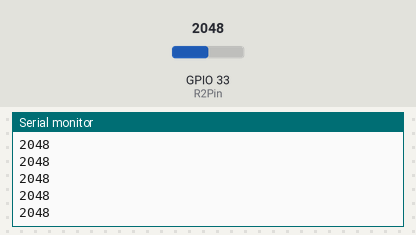
Bench run of a sketch on a simulated ESP32. Parts: the last lines printed to the serial monitor. The test bench sets the inputs (shaded band); at power-on: GPIO 33 (R2Pin) = 2048.

Above: at 1.2 s.
1.3 s: GPIO 33 (R2Pin) set to 2866
At 2.3 s:
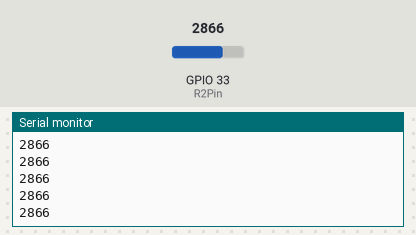
2.8 s: GPIO 33 (R2Pin) set to 3603
At 3.7 s:
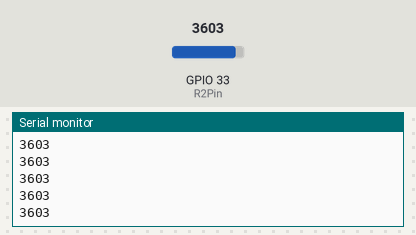
Timing chart, 0 to 5.8 s (numbered marks = the images above; inputs shaded):
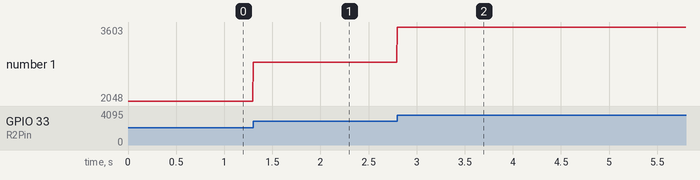

The sketch:

sensor_calibration.ino
```cpp
#define L1Pin 36
#define L2Pin 39
#define M1Pin 34
#define M2Pin 35
#define R1Pin 32
#define R2Pin 33
#include <Wire.h>

void setup() {
 Serial.begin(9600);
 Wire.begin();
}

void loop() {
Serial.println(analogRead(R2Pin));

}
//B = 2047
//W = 4095
```

Measured:
- after the input at 1.3 s, the serial monitor: prints a new line at once (image 1)
- after the input at 2.8 s, the serial monitor: prints a new line at once (image 2)
- plotted number 1: 2048 → 2866 after the input at 1.3 s, 2866 → 3603 after the input at 2.8 s
